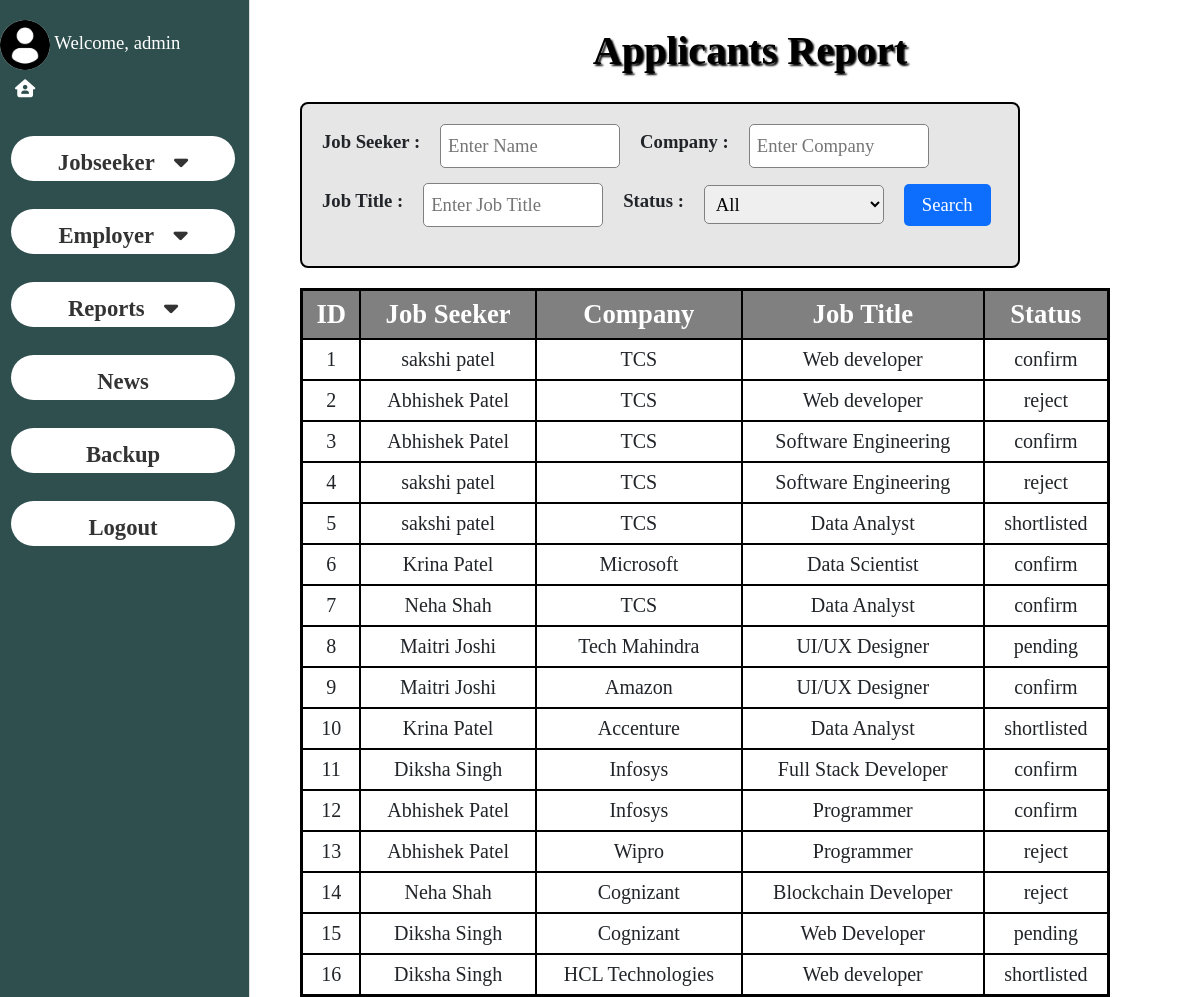
Screenshot of /applicant.php (signed in) with the database file from the repository.
### tables this page shows
CREATE TABLE IF NOT EXISTS `applyers` (
  `a_id` int(11) NOT NULL AUTO_INCREMENT,
  `job_id` int(11) NOT NULL,
  `j_title` varchar(100) NOT NULL,
  `cname` varchar(100) NOT NULL,
  `jname` varchar(100) NOT NULL,
  `status` enum('confirm','reject','shortlisted','pending') NOT NULL DEFAULT 'pending',
  PRIMARY KEY (`a_id`),
  KEY `job_id` (`job_id`)
);

### applicant.php (the view, shortened to what this page needs)
<?php
include 'navigation.php';
$where = "";
$query = mysql_query("SELECT * FROM applyers WHERE 1 $where");
?>
<!DOCTYPE html>
<html>
<head>
</head>
<body>
<h1>Applicants Report</h1>
<div class="search-box">
<form method="get">
<div class="row1">
<label>Job Seeker :</label>
<input type="text" name="jname" placeholder="Enter Name">
<label>Company :</label>
<input type="text" name="cname" placeholder="Enter Company">
</div>
<div class="row2">
<label>Job Title :</label>
<input type="text" name="j_title" placeholder="Enter Job Title">
<label>Status :</label>
<select name="status">
<option value="">All</option>
</select>
<button type="submit" name="search">Search</button>
</div>
</form>
</div>
<table>
<tr>
<th>ID</th>
<th>Job Seeker</th>
<th>Company</th>
<th>Job Title</th>
<th>Status</th>
</tr>
<?php
$count = mysql_num_rows($query);
if($count > 0)
{
    while($row = mysql_fetch_array($query))
    {
?>
<tr>
<td><?php echo $row['a_id']; ?></td>
<td><?php echo $row['jname']; ?></td>
<td><?php echo $row['cname']; ?></td>
<td><?php echo $row['j_title']; ?></td>
<td><?php echo $row['status']; ?></td>
</tr>
<?php
}
}
else
{
?>
<tr>
<td colspan="5" style="color:red;font-size:18pt;">No Data Found</td>
</tr>
<?php
}
?>
</table>
</body>
</html>

### navigation.php (shortened to what this page needs)
<html>
    <head>
        <link rel="stylesheet" href="../css/panel.css">
        <link rel="stylesheet"href="bootstrap/bootstrap.min.css">
        <link rel="stylesheet"href="https://cdnjs.cloudflare.com/ajax/libs/font-awesome/6.7.1/css/all.min.css">
    </head>
    <body>
        <div class="sidebar">
                <img src="../profile.png" alt="Profile Picture" style="width: 50px; border-radius: 50%;">
                <span id="n1" name="n1">Welcome, <?php echo $_SESSION['admin']; ?></span> <br>
                <a href="a_dashboard.php"class='text-white'><i class="fa-solid fa-house-user"></i></a>
                <br>
                 <div class="menu">
                <a href="" class="submenu-toggle"><b> Jobseeker</b><i class="fa-solid fa-caret-down" id="i1"></i></a>
                </div>
                <br>
            <div class="menu">
                <a href="" class="submenu-toggle"><b> Employer</b><i class="fa-solid fa-caret-down" id="i1"></i></a>
            </div>
            <br>
                    <div class="menu">
                <a href="" class="submenu-toggle"><b>Reports</b><i class="fa-solid fa-caret-down" id="i1"></i></a>
               </div>
                    <br>
                    <div class="menu"><a href="news.php"><b>News</b></a></div>
                    <br>
                    <div class="menu"><a href="backup.php"><b>Backup</b></a></div>
                    <br>
                <div class="menu"><a href="logout.php"><b>Logout</b></a></div>
        </div>
    </body>
</html>

### panel.css (style rules this page uses)
body { font-family: 'Times New Roman'; background-color: #f0f2f5; }
.sidebar { width: 250px; background-color: darkslategrey; position: fixed; top: 0; left: 0; bottom: 0; border-right: 1px solid #ddd; padding-top: 20px; }
.sidebar a { display: block; padding: 10px 15px; color: #333; text-decoration: none; font-size: 18px; border: none; width: 85%; text-align: left; cursor: pointer; outline: none; }
.sidebar span { color: white; }
button { background-color: #007bff; color: #fff; border: none; padding: 10px 20px; border-radius: 5px; cursor: pointer; transition: background-color 0.3s; }

### navigation.php (style rules this page uses)
body { font-family: 'Times New Roman'; font-size:14pt; }
.menu a { background-color: #fff; height: 45px; width: 90%; margin-left: 11px; text-align: center; font-family: 'Times New Roman'; font-size:17pt; border-radius: 25px; text-decoration: none; }
.submenu-toggle { cursor: pointer; background-color: #fff; height: 45px; width: 90%; margin-left: 11px; text-align: center; font-family: 'Times New Roman'; border-radius: 25px; padding: 10px 15px; }
#i1 { margin-left:10%; }

### applicant.php (style rules this page uses)
body { font-family:'Times New Roman'; margin-left:25%; }
h1 { margin-top:3%; margin-bottom:3%; font-weight:600; text-align:center; color:black; text-shadow:2px 2px 2px black; font-family:'Times New Roman'; }
.search-box { width:80%; background:#e6e6e6; padding:20px; border:2px solid black; border-radius:8px; margin-bottom:20px; }
.row1 { display:flex; align-items:center; gap:20px; margin-bottom:15px; }
.row2 { display:flex; align-items:center; gap:20px; }
label { font-weight:bold; }
input,select { padding:7px; border:1px solid gray; border-radius:5px; width:180px; }
button { padding:7px 18px; background:#0d6efd; color:white; border:none; border-radius:5px; cursor:pointer; }
table { border:3px solid black; border-collapse:collapse; width:90%; background:white; }
th,td { font-size:15pt; border:2px solid black; padding:8px; text-align:center; }
th { font-size:20pt; background:grey; color:white; font-weight:bold; }

### rows the page displays
applyers: a_id "1", jname "sakshi patel", cname "TCS", j_title "Web developer", status "confirm"
applyers: a_id "2", jname "Abhishek Patel", cname "TCS", j_title "Web developer", status "reject"
applyers: a_id "3", jname "Abhishek Patel", cname "TCS", j_title "Software Engineering", status "confirm"
applyers: a_id "4", jname "sakshi patel", cname "TCS", j_title "Software Engineering", status "reject"
applyers: a_id "5", jname "sakshi patel", cname "TCS", j_title "Data Analyst", status "shortlisted"
applyers: a_id "6", jname "Krina Patel", cname "Microsoft", j_title "Data Scientist", status "confirm"
applyers: a_id "7", jname "Neha Shah", cname "TCS", j_title "Data Analyst", status "confirm"
applyers: a_id "8", jname "Maitri Joshi", cname "Tech Mahindra", j_title "UI/UX Designer", status "pending"
applyers: a_id "9", jname "Maitri Joshi", cname "Amazon", j_title "UI/UX Designer", status "confirm"
applyers: a_id "10", jname "Krina Patel", cname "Accenture", j_title "Data Analyst", status "shortlisted"
applyers: a_id "11", jname "Diksha Singh", cname "Infosys", j_title "Full Stack Developer", status "confirm"
applyers: a_id "12", jname "Abhishek Patel", cname "Infosys", j_title "Programmer", status "confirm"
applyers: a_id "13", jname "Abhishek Patel", cname "Wipro", j_title "Programmer", status "reject"
applyers: a_id "14", jname "Neha Shah", cname "Cognizant", j_title "Blockchain Developer", status "reject"
applyers: a_id "15", jname "Diksha Singh", cname "Cognizant", j_title "Web Developer", status "pending"
applyers: a_id "16", jname "Diksha Singh", cname "HCL Technologies", j_title "Web developer", status "shortlisted"

### other values shown
$_SESSION['admin'] "admin"
